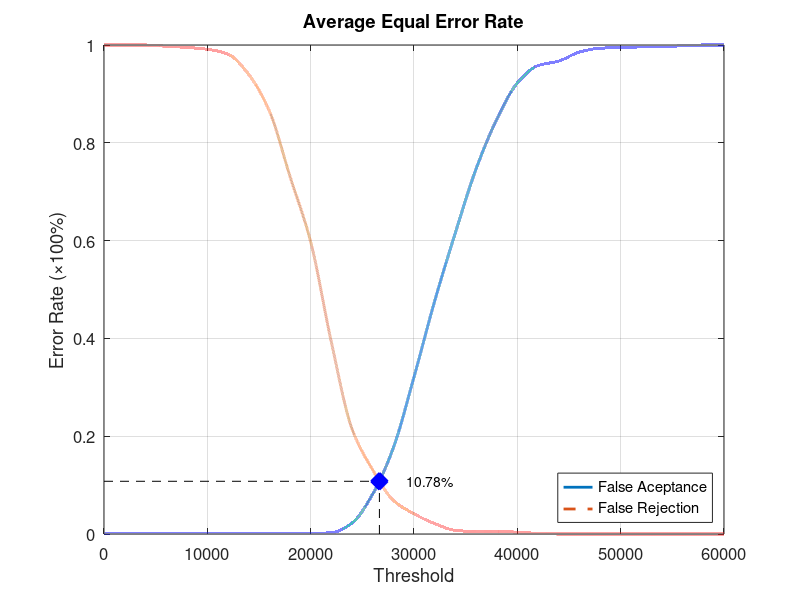
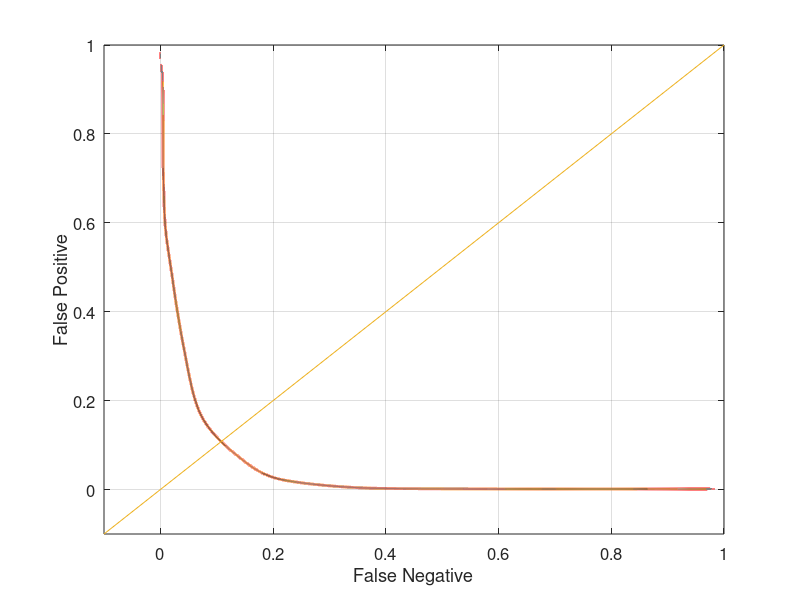

These charts were generated, in order, by the following MATLAB code:
function yEER = Experiment1Average
close all;
clear;
clc;
x = 0:2000:60000;
xq = 0:0.5:60000;

y0 = [0 0.00131579 0.00131579 0.00131579 0.00131579 0.00131579 0.00131579 0.00131579 0.00131579 0.00131579 0.00131579 0.00263158 0.0223684 0.0815789 0.176316 0.321053 0.476316 0.615789 0.746053 0.847368 0.922368 0.957895 0.967105 0.985526 0.993421 0.994737 0.996053 0.996053 0.998684 1 1];
yy0 = interp1(x, y0, xq, 'pchip');
y1 = [1 1 1 0.9975 0.995 0.99125 0.98125 0.94 0.865 0.73125 0.5975 0.3925 0.215 0.13125 0.06875 0.04125 0.02125 0.0075 0.005 0.005 0.00375 0.00125 0 0 0 0 0 0 0 0 0];
yy1 = interp1(x, y1, xq, 'pchip');

% Calculating EER: 
y2 = abs(y0 - y1);
find(y2 == min(y2))
yy2 = abs(yy0 - yy1);
xEER = find(yy2 == min(yy2));
xEERIndex = xq(xEER) % X-axis EER
yEER = yy0(xEER) % Y-axis EER

main = figure
plot(xq, yy0,'-','LineWidth', 2);	hold on
plot(xq, yy1,'--','LineWidth', 2);	hold on
plot([xEERIndex xEERIndex], [0 yEER], 'k--');	hold on
plot([0 xEERIndex], [yEER yEER], 'k--');	hold on
plot(xEERIndex, yEER, 'bx', 'LineWidth', 10);	hold on
text(xEERIndex + 10 * xEERIndex / 100, yEER, [num2str(round((10000 * yEER)) / 100) '%'])
legend('False Aceptance', 'False Rejection', 'Location', 'SouthEast')
xlabel('Threshold')
ylabel('Error Rate (\times100%)')
title('Average Equal Error Rate')
set(gca, 'FontSize', 12)
axis([0 60000 0 1])
grid on

print(main, 'Experiment1AverageMain', '-dpng');
FNRxFPR = figure('Color', [1 1 1]);
plot(yy1, yy0, '-', yy1, yy0, 'LineWidth', 2);
hold on
y = -0.1:0.1:1
plot(y, y); 
set(gca, 'FontSize', 12)
xlabel('False Negative')
ylabel('False Positive')
axis([-0.1 1 -0.1 1])
set(gca, 'FontSize', 12)
grid on

print(FNRxFPR, 'Experiment1AverageFNRxFPR','-dpng');
end
